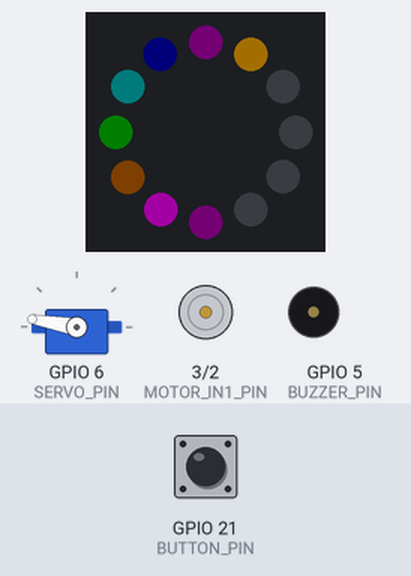
Simulated run of this sketch. Board: ESP32. Parts: servo, 12 RGB LEDs in a ring, first at the top, clockwise, motor-driver pin pairs drawn as motors (green arrow = first pin HIGH = forward, orange = second pin HIGH = backward, longer = more drive), buzzer (waves = sounding). The test bench sets the inputs (shaded band); at power-on: GPIO 21 (BUTTON_PIN) HIGH. Dim RGB values are drawn brighter than linear; random numbers use the default seed unless the sketch sets one.

Above: at 1.2 s.
1.3 s: GPIO 21 (BUTTON_PIN) pulled LOW for 0.15 s
At 2.0 s:
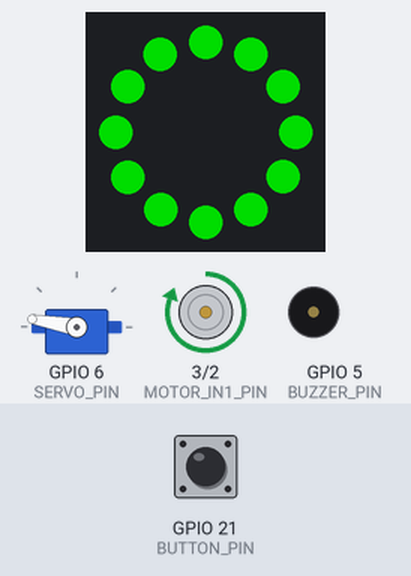
At 10.9 s:
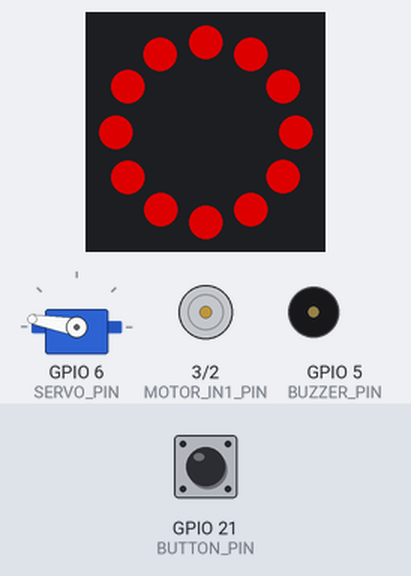
Timing chart, 0 to 11.7 s (numbered marks = the images above; inputs shaded):
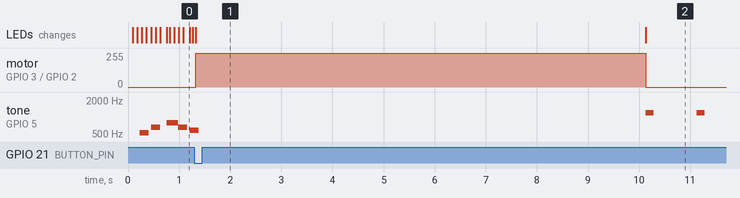

The sketch:

ProjectGraceController.ino
```cpp
#include <Adafruit_NeoPixel.h>
#include <ESP32Servo.h>
#include <esp_system.h>
#include <math.h>

constexpr uint8_t BUTTON_PIN = 21;
constexpr uint8_t MOTOR_IN1_PIN = 3;
constexpr uint8_t MOTOR_IN2_PIN = 2;
constexpr uint8_t LED_RING_PIN = 4;
constexpr uint8_t BUZZER_PIN = 5;
constexpr uint8_t SERVO_PIN = 6;
constexpr uint8_t LED_COUNT = 12;
constexpr uint8_t SERVO_START_ANGLE = 170;
constexpr uint8_t SERVO_FINAL_ANGLE = 10;

constexpr uint16_t IDLE_FRAME_INTERVAL_MS = 90;
constexpr uint16_t BUTTON_DEBOUNCE_MS = 25;
constexpr uint32_t FORWARD_DURATION_MS = 8800;
constexpr uint32_t STOP_DURATION_MS = 10900;
constexpr uint32_t REVERSE_DURATION_MS = 2550;
constexpr uint32_t FINAL_SERVO_HOLD_MS = 500;
constexpr uint32_t FINAL_SERVO_DESCENT_DURATION_MS = 3500;
constexpr uint16_t STOP_BEEP_INTERVAL_MS = 1000;
constexpr uint16_t STOP_BEEP_DURATION_MS = 160;
constexpr uint16_t IDLE_NOTE_GAP_MS = 45;

Adafruit_NeoPixel ledRing(LED_COUNT, LED_RING_PIN, NEO_GRB + NEO_KHZ800);
Servo armServo;

enum class MotorState {
  IDLE,
  FORWARD,
  STOPPED,
  REVERSE,
  FINAL_SERVO_HOLD,
  FINAL_SERVO_DESCENT
};

constexpr uint16_t IDLE_MELODY[] = {523, 659, 784, 659, 587, 698, 880, 698};
constexpr uint16_t IDLE_NOTE_DURATIONS_MS[] = {180, 180, 260, 180, 180, 180, 300, 360};
constexpr uint8_t IDLE_MELODY_LENGTH = sizeof(IDLE_MELODY) / sizeof(IDLE_MELODY[0]);
constexpr uint16_t IDLE_NEON_PALETTE[] = {0, 9500, 21845, 32768, 43690, 54613};
constexpr uint8_t IDLE_NEON_COLOUR_COUNT = sizeof(IDLE_NEON_PALETTE) / sizeof(IDLE_NEON_PALETTE[0]);

MotorState motorState = MotorState::IDLE;
bool lastButtonReading = HIGH;
bool stableButtonState = HIGH;
uint32_t lastDebounceTime = 0;
uint32_t lastIdleFrameTime = 0;
uint32_t motorStateStartTime = 0;
uint32_t lastStopBeepTime = 0;
uint32_t idleNoteStartTime = 0;
uint8_t idleNoteIndex = 0;

void setMotorState(MotorState newState) {
  motorState = newState;
  motorStateStartTime = millis();

  if (motorState == MotorState::FORWARD) {
    armServo.write(SERVO_START_ANGLE);
  } else if (motorState == MotorState::FINAL_SERVO_HOLD) {
    armServo.write(SERVO_FINAL_ANGLE);
  }

  if (motorState == MotorState::FORWARD) {
    digitalWrite(MOTOR_IN1_PIN, HIGH);
    digitalWrite(MOTOR_IN2_PIN, LOW);
  } else if (motorState == MotorState::REVERSE || motorState == MotorState::FINAL_SERVO_DESCENT) {
    digitalWrite(MOTOR_IN1_PIN, LOW);
    digitalWrite(MOTOR_IN2_PIN, HIGH);
  } else {
    digitalWrite(MOTOR_IN1_PIN, LOW);
    digitalWrite(MOTOR_IN2_PIN, LOW);
  }
}

void updateServoDescent() {
  if (motorState != MotorState::FINAL_SERVO_DESCENT) {
    return;
  }

  uint32_t elapsedTime = millis() - motorStateStartTime;
  int16_t angleRange = static_cast<int16_t>(SERVO_START_ANGLE) - SERVO_FINAL_ANGLE;
  uint8_t servoAngle = SERVO_FINAL_ANGLE + angleRange * elapsedTime / FINAL_SERVO_DESCENT_DURATION_MS;
  armServo.write(servoAngle);
}

void showMotorRunning() {
  ledRing.fill(ledRing.Color(0, 255, 0));
  ledRing.show();
}

void showMotorStopped() {
  ledRing.fill(ledRing.Color(255, 0, 0));
  ledRing.show();
}

void showIdleAnimation() {
  static uint8_t paletteOffset = 0;
  static uint8_t pulse = 0;

  for (uint8_t pixel = 0; pixel < LED_COUNT; pixel++) {
    uint16_t hue = IDLE_NEON_PALETTE[(pixel + paletteOffset) % IDLE_NEON_COLOUR_COUNT];
    float angle = (pixel * 21 + pulse) * TWO_PI / 256.0F;
    uint8_t brightness = 18 + (sin(angle) + 1.0F) * 24;
    ledRing.setPixelColor(pixel, ledRing.gamma32(ledRing.ColorHSV(hue, 255, brightness)));
  }

  for (uint8_t powerUp = 0; powerUp < 2; powerUp++) {
    uint8_t pixel = (pulse / 18 + powerUp * (LED_COUNT / 2)) % LED_COUNT;
    uint16_t hue = IDLE_NEON_PALETTE[(paletteOffset + powerUp * 2) % IDLE_NEON_COLOUR_COUNT];
    ledRing.setPixelColor(pixel, ledRing.gamma32(ledRing.ColorHSV(hue, 255, 150)));
  }

  ledRing.show();
  paletteOffset = (paletteOffset + 1) % IDLE_NEON_COLOUR_COUNT;
  pulse += 12;
}

void updateBuzzer() {
  uint32_t currentTime = millis();

  if (motorState == MotorState::STOPPED || motorState == MotorState::FINAL_SERVO_HOLD) {
    if (currentTime - lastStopBeepTime >= STOP_BEEP_INTERVAL_MS) {
      lastStopBeepTime = currentTime;
      tone(BUZZER_PIN, 1200, STOP_BEEP_DURATION_MS);
    }
    return;
  }

  if (motorState == MotorState::IDLE &&
      currentTime - idleNoteStartTime >= IDLE_NOTE_DURATIONS_MS[idleNoteIndex] + IDLE_NOTE_GAP_MS) {
    tone(BUZZER_PIN, IDLE_MELODY[idleNoteIndex], IDLE_NOTE_DURATIONS_MS[idleNoteIndex]);
    idleNoteStartTime = currentTime;
    idleNoteIndex = (idleNoteIndex + 1) % IDLE_MELODY_LENGTH;
  }
}

void updateButton() {
  bool buttonReading = digitalRead(BUTTON_PIN);

  if (buttonReading != lastButtonReading) {
    lastDebounceTime = millis();
  }

  if (millis() - lastDebounceTime >= BUTTON_DEBOUNCE_MS && buttonReading != stableButtonState) {
    stableButtonState = buttonReading;

    if (stableButtonState == LOW) {
      if (motorState == MotorState::IDLE) {
        setMotorState(MotorState::FORWARD);
      }
    }
  }

  lastButtonReading = buttonReading;
}

void updateMotorCycle() {
  uint32_t elapsedTime = millis() - motorStateStartTime;

  if (motorState == MotorState::FORWARD && elapsedTime >= FORWARD_DURATION_MS) {
    setMotorState(MotorState::STOPPED);
  } else if (motorState == MotorState::STOPPED && elapsedTime >= STOP_DURATION_MS) {
    setMotorState(MotorState::REVERSE);
  } else if (motorState == MotorState::REVERSE && elapsedTime >= REVERSE_DURATION_MS) {
    setMotorState(MotorState::FINAL_SERVO_HOLD);
  } else if (motorState == MotorState::FINAL_SERVO_HOLD && elapsedTime >= FINAL_SERVO_HOLD_MS) {
    setMotorState(MotorState::FINAL_SERVO_DESCENT);
  } else if (motorState == MotorState::FINAL_SERVO_DESCENT &&
             elapsedTime >= FINAL_SERVO_DESCENT_DURATION_MS) {
    armServo.write(SERVO_START_ANGLE);
    setMotorState(MotorState::IDLE);
  }
}

void setup() {
  pinMode(BUTTON_PIN, INPUT_PULLUP);
  pinMode(MOTOR_IN1_PIN, OUTPUT);
  pinMode(MOTOR_IN2_PIN, OUTPUT);
  pinMode(BUZZER_PIN, OUTPUT);
  armServo.setPeriodHertz(50);
  armServo.attach(SERVO_PIN, 500, 2400);
  armServo.write(SERVO_START_ANGLE);
  setMotorState(MotorState::IDLE);

  ledRing.begin();
  ledRing.setBrightness(150);
  ledRing.clear();
  ledRing.show();

  randomSeed(esp_random());
}

void loop() {
  updateButton();
  updateMotorCycle();
  updateServoDescent();
  updateBuzzer();

  if (motorState == MotorState::FORWARD || motorState == MotorState::REVERSE ||
      motorState == MotorState::FINAL_SERVO_DESCENT) {
    showMotorRunning();
  } else if (motorState == MotorState::STOPPED || motorState == MotorState::FINAL_SERVO_HOLD) {
    showMotorStopped();
  } else if (millis() - lastIdleFrameTime >= IDLE_FRAME_INTERVAL_MS) {
    lastIdleFrameTime = millis();
    showIdleAnimation();
  }
}
```

Measured:
- after the input at 1.3 s, motor on GPIO 3 (MOTOR_IN1_PIN) / GPIO 2 (MOTOR_IN2_PIN): stopped → forward 255/255 at once, → stopped 8.8 s later
